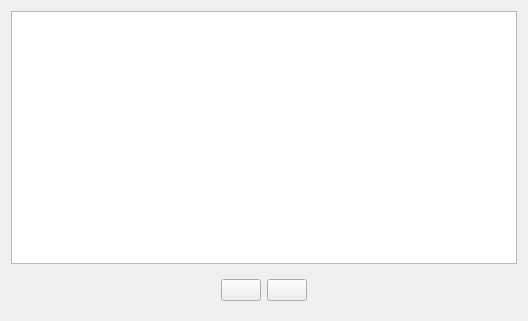
<?xml version="1.0" encoding="UTF-8"?>
<ui version="4.0">
 <class>VariableTableView</class>
 <widget class="QWidget" name="VariableTableView">
  <property name="geometry">
   <rect>
    <x>0</x>
    <y>0</y>
    <width>528</width>
    <height>321</height>
   </rect>
  </property>
  <property name="windowTitle">
   <string>Form</string>
  </property>
  <layout class="QVBoxLayout" name="verticalLayout">
   <item>
    <widget class="QTableView" name="tableView">
     <property name="editTriggers">
      <set>QAbstractItemView::EditTrigger::AnyKeyPressed|QAbstractItemView::EditTrigger::DoubleClicked|QAbstractItemView::EditTrigger::EditKeyPressed|QAbstractItemView::EditTrigger::SelectedClicked</set>
     </property>
     <property name="alternatingRowColors">
      <bool>true</bool>
     </property>
     <property name="selectionMode">
      <enum>QAbstractItemView::SelectionMode::SingleSelection</enum>
     </property>
     <property name="selectionBehavior">
      <enum>QAbstractItemView::SelectionBehavior::SelectRows</enum>
     </property>
     <property name="sortingEnabled">
      <bool>true</bool>
     </property>
     <attribute name="verticalHeaderVisible">
      <bool>true</bool>
     </attribute>
    </widget>
   </item>
   <item>
    <widget class="QWidget" name="widget" native="true">
     <layout class="QHBoxLayout" name="horizontalLayout">
      <item>
       <spacer name="horizontalSpacer">
        <property name="orientation">
         <enum>Qt::Orientation::Horizontal</enum>
        </property>
        <property name="sizeHint" stdset="0">
         <size>
          <width>40</width>
          <height>20</height>
         </size>
        </property>
       </spacer>
      </item>
      <item>
       <widget class="QPushButton" name="add">
        <property name="text">
         <string/>
        </property>
       </widget>
      </item>
      <item>
       <widget class="QPushButton" name="delete_2">
        <property name="text">
         <string/>
        </property>
       </widget>
      </item>
      <item>
       <spacer name="horizontalSpacer_2">
        <property name="orientation">
         <enum>Qt::Orientation::Horizontal</enum>
        </property>
        <property name="sizeHint" stdset="0">
         <size>
          <width>40</width>
          <height>20</height>
         </size>
        </property>
       </spacer>
      </item>
     </layout>
    </widget>
   </item>
  </layout>
 </widget>
 <resources/>
 <connections/>
</ui>
